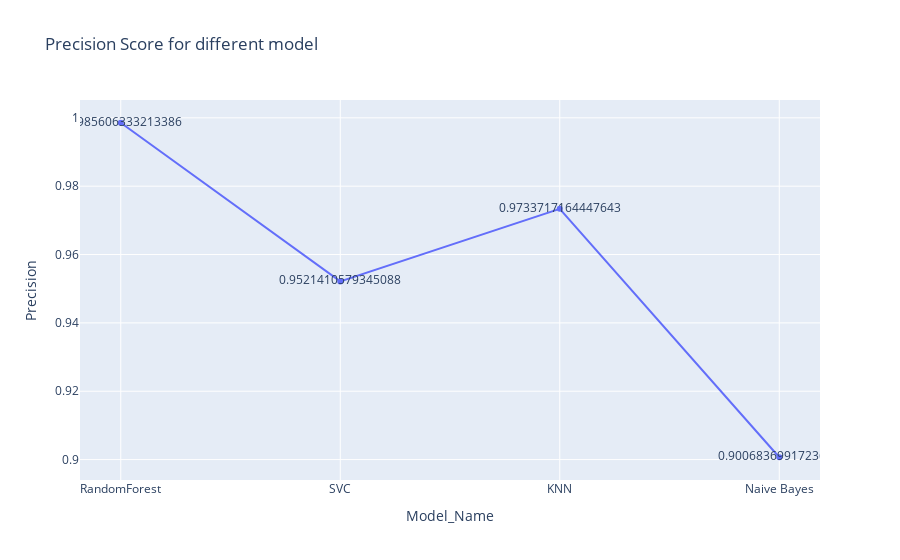

Notebook source saved alongside this figure:
### Code cell
fig = px.line(df, x='Model_Name', y='Precision', text="Precision", title='Precision Score for different model')
fig.show()

### Figure 1 — Plotly figure (JSON) as saved in the notebook; plotly's stock layout.template omitted (floating-point values rounded to 4 significant figures)
{"data": [{"hovertemplate": "Model_Name=%{x}<br>Precision=%{text}<extra></extra>", "legendgroup": "", "line": {"color": "#636efa", "dash": "solid"}, "marker": {"symbol": "circle"}, "mode": "text+markers+lines", "name": "", "orientation": "v", "showlegend": false, "text": [0.9986, 0.9521, 0.9734, 0.9007], "type": "scatter", "x": ["RandomForest", "SVC", "KNN", "Naive Bayes"], "xaxis": "x", "y": [0.9986, 0.9521, 0.9734, 0.9007], "yaxis": "y"}], "layout": {"legend": {"tracegroupgap": 0}, "title": {"text": "Precision Score for different model"}, "xaxis": {"anchor": "y", "domain": [0, 1], "title": {"text": "Model_Name"}}, "yaxis": {"anchor": "x", "domain": [0, 1], "title": {"text": "Precision"}}}}
